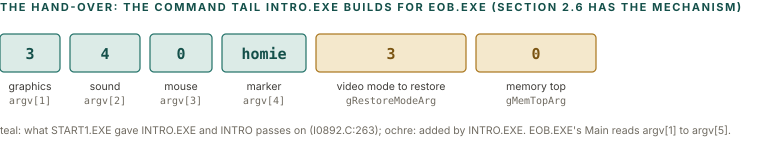

Generate this figure with Python:
import sys; sys.path.insert(0, '.')
from figlib import *

c = Canvas(760, 158)
c.section(0, 11, "The hand-over: the command tail INTRO.EXE builds for EOB.EXE (section 2.6 has the mechanism)")
cells = [
    ("3", "graphics", "argv[1]", "teal"), ("4", "sound", "argv[2]", "teal"), ("0", "mouse", "argv[3]", "teal"), ("homie", "marker", "argv[4]", "teal"),
    ("3", "video mode to restore", "gRestoreModeArg", "ochre"), ("0", "memory top", "gMemTopArg", "ochre"),
]
x = 0
ws = [60, 70, 62, 84, 150, 120]
for (v, name, src, kind), w in zip(cells, ws):
    tc, sc, fc = PAL[kind]
    c.rect(x, 34, w, 38, fill=fc, stroke=sc, sw=1.2, rx=4)
    c.text(x + w / 2, 59, v, size=15, weight=700, color=tc, anchor="middle", mono=True)
    c.text(x + w / 2, 90, name, size=10.5, color=INK2, anchor="middle")
    c.text(x + w / 2, 104, src, size=10, color=MUTED, anchor="middle", mono=True)
    x += w + 10
c.text(0, 134, "teal: what START1.EXE gave INTRO.EXE and INTRO passes on (I0892.C:263); ochre: added by INTRO.EXE. EOB.EXE's Main reads argv[1] to argv[5].", size=10.5, color=MUTED)
c.save("figs/snd_handover.svg")
